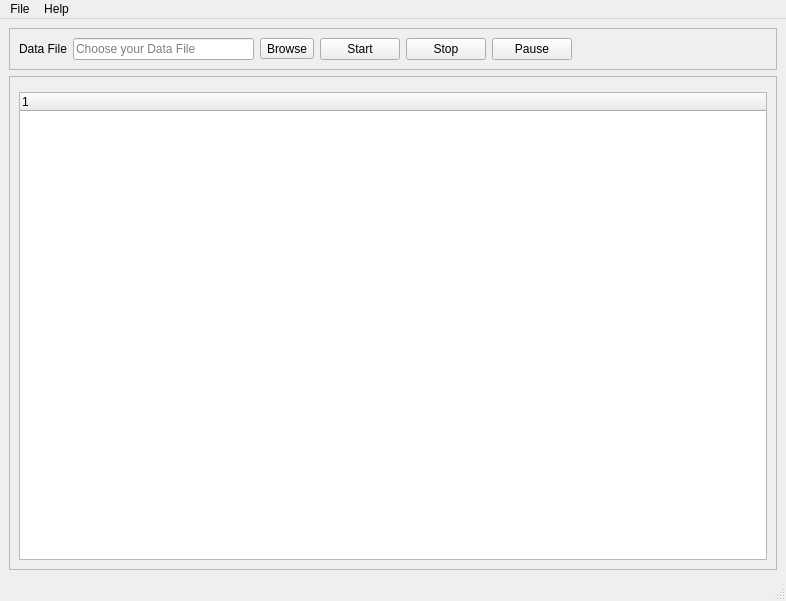
<?xml version="1.0" encoding="UTF-8"?>
<ui version="4.0">
 <class>MainWindow</class>
 <widget class="QMainWindow" name="MainWindow">
  <property name="geometry">
   <rect>
    <x>0</x>
    <y>0</y>
    <width>786</width>
    <height>601</height>
   </rect>
  </property>
  <property name="windowTitle">
   <string>Simulation Tool - 0.112345</string>
  </property>
  <widget class="QWidget" name="centralwidget">
   <layout class="QGridLayout" name="gridLayout_3">
    <item row="0" column="0">
     <widget class="QFrame" name="frame">
      <property name="frameShape">
       <enum>QFrame::StyledPanel</enum>
      </property>
      <property name="frameShadow">
       <enum>QFrame::Raised</enum>
      </property>
      <layout class="QGridLayout" name="gridLayout_2">
       <item row="0" column="5">
        <widget class="QPushButton" name="Pause_Button">
         <property name="text">
          <string>Pause</string>
         </property>
        </widget>
       </item>
       <item row="0" column="0">
        <widget class="QLabel" name="Data_File">
         <property name="text">
          <string>Data File</string>
         </property>
        </widget>
       </item>
       <item row="0" column="4">
        <widget class="QPushButton" name="Stop_Button">
         <property name="text">
          <string>Stop</string>
         </property>
        </widget>
       </item>
       <item row="0" column="1">
        <widget class="QLineEdit" name="DATA_File_lineEdit">
         <property name="placeholderText">
          <string>Choose your Data File</string>
         </property>
        </widget>
       </item>
       <item row="0" column="3">
        <widget class="QPushButton" name="Start_Button">
         <property name="text">
          <string>Start</string>
         </property>
        </widget>
       </item>
       <item row="0" column="2">
        <widget class="QToolButton" name="Browse_Path_Button">
         <property name="focusPolicy">
          <enum>Qt::StrongFocus</enum>
         </property>
         <property name="toolTipDuration">
          <number>4</number>
         </property>
         <property name="text">
          <string>Browse</string>
         </property>
         <property name="autoRaise">
          <bool>false</bool>
         </property>
        </widget>
       </item>
       <item row="0" column="6">
        <spacer name="horizontalSpacer">
         <property name="orientation">
          <enum>Qt::Horizontal</enum>
         </property>
         <property name="sizeHint" stdset="0">
          <size>
           <width>195</width>
           <height>20</height>
          </size>
         </property>
        </spacer>
       </item>
      </layout>
     </widget>
    </item>
    <item row="1" column="0">
     <widget class="QFrame" name="frame_2">
      <property name="frameShape">
       <enum>QFrame::StyledPanel</enum>
      </property>
      <property name="frameShadow">
       <enum>QFrame::Raised</enum>
      </property>
      <layout class="QGridLayout" name="gridLayout">
       <item row="0" column="0">
        <widget class="PlotWidget" name="graphicsView">
         <property name="maximumSize">
          <size>
           <width>900</width>
           <height>16777215</height>
          </size>
         </property>
        </widget>
       </item>
       <item row="1" column="0">
        <widget class="QTreeWidget" name="treeWidget">
         <property name="maximumSize">
          <size>
           <width>16777215</width>
           <height>500</height>
          </size>
         </property>
         <column>
          <property name="text">
           <string notr="true">1</string>
          </property>
         </column>
        </widget>
       </item>
      </layout>
     </widget>
    </item>
   </layout>
  </widget>
  <widget class="QMenuBar" name="menubar">
   <property name="geometry">
    <rect>
     <x>0</x>
     <y>0</y>
     <width>786</width>
     <height>21</height>
    </rect>
   </property>
   <widget class="QMenu" name="menuFile">
    <property name="title">
     <string>File</string>
    </property>
    <addaction name="actionExit"/>
   </widget>
   <widget class="QMenu" name="menuHelp">
    <property name="title">
     <string>Help</string>
    </property>
    <addaction name="actionReadMe"/>
   </widget>
   <addaction name="menuFile"/>
   <addaction name="menuHelp"/>
  </widget>
  <widget class="QStatusBar" name="statusbar"/>
  <action name="actionExit">
   <property name="text">
    <string>Exit</string>
   </property>
   <property name="shortcut">
    <string>Ctrl+E</string>
   </property>
  </action>
  <action name="actionReadMe">
   <property name="text">
    <string>ReadMe</string>
   </property>
   <property name="shortcut">
    <string>Ctrl+R</string>
   </property>
  </action>
  <action name="actionOpen_File">
   <property name="text">
    <string>Open File</string>
   </property>
   <property name="toolTip">
    <string>Open File</string>
   </property>
   <property name="shortcut">
    <string>Ctrl+O</string>
   </property>
  </action>
 </widget>
 <customwidgets>
  <customwidget>
   <class>PlotWidget</class>
   <extends>QWidget</extends>
   <header location="global">pyqtgraph</header>
   <container>1</container>
  </customwidget>
 </customwidgets>
 <resources/>
 <connections/>
</ui>
